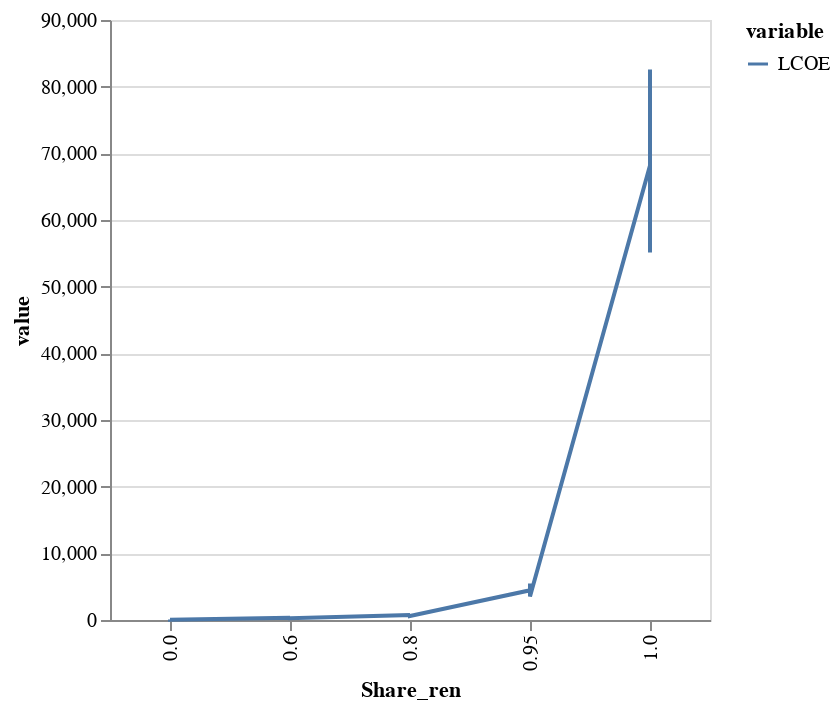

The code cell stored with this chart in its notebook:
### Markdown cell above
Old code

### Code cell
Totals_ren |>
     stack |>         #Stacking data
     @vlplot(width=300)+
     @vlplot(transform=[{filter="datum.variable == 'LCOE'"}],
            mark=:line, 
            x=:Share_ren, 
            y=:value,
            color=:variable) |> display

### Figure 1 — Vega-Lite specification as saved in the notebook (floating-point values rounded to 4 significant figures)
{"data": {"values": [{"Extension": 0, "Share_ren": "0.0", "value": 51.36, "variable": "LCOE"}, {"Extension": 0, "Share_ren": "0.0", "value": 53.88, "variable": "LCOE"}, {"Extension": 0, "Share_ren": "0.0", "value": 63.67, "variable": "LCOE"}, {"Extension": 0, "Share_ren": "0.0", "value": 42.62, "variable": "LCOE"}, {"Extension": 0, "Share_ren": "0.6", "value": 342.4, "variable": "LCOE"}, {"Extension": 0, "Share_ren": "0.6", "value": 343.4, "variable": "LCOE"}, {"Extension": 0, "Share_ren": "0.6", "value": 414.9, "variable": "LCOE"}, {"Extension": 0, "Share_ren": "0.6", "value": 277.7, "variable": "LCOE"}, {"Extension": 0, "Share_ren": "0.8", "value": 754.0, "variable": "LCOE"}, {"Extension": 0, "Share_ren": "0.8", "value": 754.6, "variable": "LCOE"}, {"Extension": 0, "Share_ren": "0.8", "value": 914.1, "variable": "LCOE"}, {"Extension": 0, "Share_ren": "0.8", "value": 611.0, "variable": "LCOE"}, {"Extension": 0, "Share_ren": "0.95", "value": 4451.0, "variable": "LCOE"}, {"Extension": 0, "Share_ren": "0.95", "value": 4451.0, "variable": "LCOE"}, {"Extension": 0, "Share_ren": "0.95", "value": 5492.0, "variable": "LCOE"}, {"Extension": 0, "Share_ren": "0.95", "value": 3519.0, "variable": "LCOE"}, {"Extension": 0, "Share_ren": "1.0", "value": 68170.0, "variable": "LCOE"}, {"Extension": 0, "Share_ren": "1.0", "value": 68170.0, "variable": "LCOE"}, {"Extension": 0, "Share_ren": "1.0", "value": 82590.0, "variable": "LCOE"}, {"Extension": 0, "Share_ren": "1.0", "value": 55130.0, "variable": "LCOE"}, {"Extension": 0, "Share_ren": "0.0", "value": 2626657, "variable": "Production_MWh"}, {"Extension": 0, "Share_ren": "0.0", "value": 2626657, "variable": "Production_MWh"}, {"Extension": 0, "Share_ren": "0.0", "value": 2889000.0, "variable": "Production_MWh"}, {"Extension": 0, "Share_ren": "0.0", "value": 2364000.0, "variable": "Production_MWh"}, {"Extension": 0, "Share_ren": "0.6", "value": 3202000.0, "variable": "Production_MWh"}, {"Extension": 0, "Share_ren": "0.6", "value": 3202000.0, "variable": "Production_MWh"}, {"Extension": 0, "Share_ren": "0.6", "value": 3522000.0, "variable": "Production_MWh"}, {"Extension": 0, "Share_ren": "0.6", "value": 2882000.0, "variable": "Production_MWh"}, {"Extension": 0, "Share_ren": "0.8", "value": 5630000.0, "variable": "Production_MWh"}, {"Extension": 0, "Share_ren": "0.8", "value": 5630000.0, "variable": "Production_MWh"}, {"Extension": 0, "Share_ren": "0.8", "value": 6121000.0, "variable": "Production_MWh"}, {"Extension": 0, "Share_ren": "0.8", "value": 5067000.0, "variable": "Production_MWh"}, {"Extension": 0, "Share_ren": "0.95", "value": 16340000.0, "variable": "Production_MWh"}, {"Extension": 0, "Share_ren": "0.95", "value": 16340000.0, "variable": "Production_MWh"}, {"Extension": 0, "Share_ren": "0.95", "value": 17970000.0, "variable": "Production_MWh"}, {"Extension": 0, "Share_ren": "0.95", "value": 14700000.0, "variable": "Production_MWh"}, {"Extension": 0, "Share_ren": "1.0", "value": 191700000.0, "variable": "Production_MWh"}, {"Extension": 0, "Share_ren": "1.0", "value": 191700000.0, "variable": "Production_MWh"}, {"Extension": 0, "Share_ren": "1.0", "value": 210800000.0, "variable": "Production_MWh"}, {"Extension": 0, "Share_ren": "1.0", "value": 172700000.0, "variable": "Production_MWh"}, {"Extension": 0, "Share_ren": "0.0", "value": 2626657, "variable": "Demand_MWh"}, {"Extension": 0, "Share_ren": "0.0", "value": 2626657, "variable": "Demand_MWh"}, {"Extension": 0, "Share_ren": "0.0", "value": 2626657, "variable": "Demand_MWh"}, {"Extension": 0, "Share_ren": "0.0", "value": 2626657, "variable": "Demand_MWh"}, {"Extension": 0, "Share_ren": "0.6", "value": 2626657, "variable": "Demand_MWh"}, {"Extension": 0, "Share_ren": "0.6", "value": 2626657, "variable": "Demand_MWh"}, {"Extension": 0, "Share_ren": "0.6", "value": 2626657, "variable": "Demand_MWh"}, {"Extension": 0, "Share_ren": "0.6", "value": 2626657, "variable": "Demand_MWh"}, {"Extension": 0, "Share_ren": "0.8", "value": 2626657, "variable": "Demand_MWh"}, {"Extension": 0, "Share_ren": "0.8", "value": 2626657, "variable": "Demand_MWh"}, {"Extension": 0, "Share_ren": "0.8", "value": 2626657, "variable": "Demand_MWh"}, {"Extension": 0, "Share_ren": "0.8", "value": 2626657, "variable": "Demand_MWh"}, {"Extension": 0, "Share_ren": "0.95", "value": 2626657, "variable": "Demand_MWh"}, {"Extension": 0, "Share_ren": "0.95", "value": 2626657, "variable": "Demand_MWh"}, {"Extension": 0, "Share_ren": "0.95", "value": 2626657, "variable": "Demand_MWh"}, {"Extension": 0, "Share_ren": "0.95", "value": 2626657, "variable": "Demand_MWh"}, {"Extension": 0, "Share_ren": "1.0", "value": 2626657, "variable": "Demand_MWh"}, {"Extension": 0, "Share_ren": "1.0", "value": 2626657, "variable": "Demand_MWh"}, {"Extension": 0, "Share_ren": "1.0", "value": 2626657, "variable": "Demand_MWh"}, {"Extension": 0, "Share_ren": "1.0", "value": 2626657, "variable": "Demand_MWh"}, {"Extension": 0, "Share_ren": "0.0", "value": 1, "variable": "Curtailment_MWh"}, {"Extension": 0, "Share_ren": "0.0", "value": 1, "variable": "Curtailment_MWh"}, {"Extension": 0, "Share_ren": "0.0", "value": 1.1, "variable": "Curtailment_MWh"}, {"Extension": 0, "Share_ren": "0.0", "value": 0.9, "variable": "Curtailment_MWh"}, {"Extension": 0, "Share_ren": "0.6", "value": 1.219, "variable": "Curtailment_MWh"}, {"Extension": 0, "Share_ren": "0.6", "value": 1.219, "variable": "Curtailment_MWh"}, {"Extension": 0, "Share_ren": "0.6", "value": 1.341, "variable": "Curtailment_MWh"}, {"Extension": 0, "Share_ren": "0.6", "value": 1.097, "variable": "Curtailment_MWh"}, {"Extension": 0, "Share_ren": "0.8", "value": 2.143, "variable": "Curtailment_MWh"}, {"Extension": 0, "Share_ren": "0.8", "value": 2.143, "variable": "Curtailment_MWh"}, {"Extension": 0, "Share_ren": "0.8", "value": 2.33, "variable": "Curtailment_MWh"}, {"Extension": 0, "Share_ren": "0.8", "value": 1.929, "variable": "Curtailment_MWh"}, {"Extension": 0, "Share_ren": "0.95", "value": 6.219, "variable": "Curtailment_MWh"}, {"Extension": 0, "Share_ren": "0.95", "value": 6.219, "variable": "Curtailment_MWh"}, {"Extension": 0, "Share_ren": "0.95", "value": 6.842, "variable": "Curtailment_MWh"}, {"Extension": 0, "Share_ren": "0.95", "value": 5.596, "variable": "Curtailment_MWh"}, {"Extension": 0, "Share_ren": "1.0", "value": 72.98, "variable": "Curtailment_MWh"}, {"Extension": 0, "Share_ren": "1.0", "value": 72.98, "variable": "Curtailment_MWh"}, {"Extension": 0, "Share_ren": "1.0", "value": 80.27, "variable": "Curtailment_MWh"}, {"Extension": 0, "Share_ren": "1.0", "value": 65.73, "variable": "Curtailment_MWh"}, {"Extension": 0, "Share_ren": "0.0", "value": 2.805, "variable": "CAPEX_t_bilEUR"}, {"Extension": 0, "Share_ren": "0.0", "value": 2.805, "variable": "CAPEX_t_bilEUR"}, {"Extension": 0, "Share_ren": "0.0", "value": 3.085, "variable": "CAPEX_t_bilEUR"}, {"Extension": 0, "Share_ren": "0.0", "value": 2.525, "variable": "CAPEX_t_bilEUR"}, {"Extension": 0, "Share_ren": "0.6", "value": 21.83, "variable": "CAPEX_t_bilEUR"}, {"Extension": 0, "Share_ren": "0.6", "value": 21.83, "variable": "CAPEX_t_bilEUR"}, {"Extension": 0, "Share_ren": "0.6", "value": 24.01, "variable": "CAPEX_t_bilEUR"}, {"Extension": 0, "Share_ren": "0.6", "value": 19.65, "variable": "CAPEX_t_bilEUR"}, {"Extension": 0, "Share_ren": "0.8", "value": 48.19, "variable": "CAPEX_t_bilEUR"}, {"Extension": 0, "Share_ren": "0.8", "value": 48.19, "variable": "CAPEX_t_bilEUR"}, {"Extension": 0, "Share_ren": "0.8", "value": 53.1, "variable": "CAPEX_t_bilEUR"}, {"Extension": 0, "Share_ren": "0.8", "value": 43.37, "variable": "CAPEX_t_bilEUR"}, {"Extension": 0, "Share_ren": "0.95", "value": 283.7, "variable": "CAPEX_t_bilEUR"}, {"Extension": 0, "Share_ren": "0.95", "value": 283.7, "variable": "CAPEX_t_bilEUR"}, {"Extension": 0, "Share_ren": "0.95", "value": 318.2, "variable": "CAPEX_t_bilEUR"}, {"Extension": 0, "Share_ren": "0.95", "value": 249.2, "variable": "CAPEX_t_bilEUR"}, {"Extension": 0, "Share_ren": "1.0", "value": 4342.0, "variable": "CAPEX_t_bilEUR"}, {"Extension": 0, "Share_ren": "1.0", "value": 4342.0, "variable": "CAPEX_t_bilEUR"}, {"Extension": 0, "Share_ren": "1.0", "value": 4782.0, "variable": "CAPEX_t_bilEUR"}, {"Extension": 0, "Share_ren": "1.0", "value": 3901.0, "variable": "CAPEX_t_bilEUR"}, {"Extension": 0, "Share_ren": "0.0", "value": 2.554, "variable": "OM_t_bilEUR"}, {"Extension": 0, "Share_ren": "0.0", "value": 2.554, "variable": "OM_t_bilEUR"}, {"Extension": 0, "Share_ren": "0.0", "value": 2.81, "variable": "OM_t_bilEUR"}, {"Extension": 0, "Share_ren": "0.0", "value": 2.299, "variable": "OM_t_bilEUR"}, {"Extension": 0, "Share_ren": "0.6", "value": 11.15, "variable": "OM_t_bilEUR"}, {"Extension": 0, "Share_ren": "0.6", "value": 11.15, "variable": "OM_t_bilEUR"}, {"Extension": 0, "Share_ren": "0.6", "value": 12.26, "variable": "OM_t_bilEUR"}, {"Extension": 0, "Share_ren": "0.6", "value": 10.03, "variable": "OM_t_bilEUR"}, {"Extension": 0, "Share_ren": "0.8", "value": 23.19, "variable": "OM_t_bilEUR"}, {"Extension": 0, "Share_ren": "0.8", "value": 23.19, "variable": "OM_t_bilEUR"}, {"Extension": 0, "Share_ren": "0.8", "value": 25.72, "variable": "OM_t_bilEUR"}, {"Extension": 0, "Share_ren": "0.8", "value": 20.87, "variable": "OM_t_bilEUR"}, {"Extension": 0, "Share_ren": "0.95", "value": 184.3, "variable": "OM_t_bilEUR"}, {"Extension": 0, "Share_ren": "0.95", "value": 184.3, "variable": "OM_t_bilEUR"}, {"Extension": 0, "Share_ren": "0.95", "value": 208.1, "variable": "OM_t_bilEUR"}, {"Extension": 0, "Share_ren": "0.95", "value": 160.5, "variable": "OM_t_bilEUR"}, {"Extension": 0, "Share_ren": "1.0", "value": 2972.0, "variable": "OM_t_bilEUR"}, {"Extension": 0, "Share_ren": "1.0", "value": 2972.0, "variable": "OM_t_bilEUR"}, {"Extension": 0, "Share_ren": "1.0", "value": 3275.0, "variable": "OM_t_bilEUR"}, {"Extension": 0, "Share_ren": "1.0", "value": 2670.0, "variable": "OM_t_bilEUR"}]}, "layer": [{"encoding": {"color": {"field": "variable", "type": "nominal"}, "x": {"field": "Share_ren", "type": "nominal"}, "y": {"field": "value", "type": "quantitative"}}, "mark": "line", "transform": [{"filter": "datum.variable == 'LCOE'"}]}], "width": 300}
